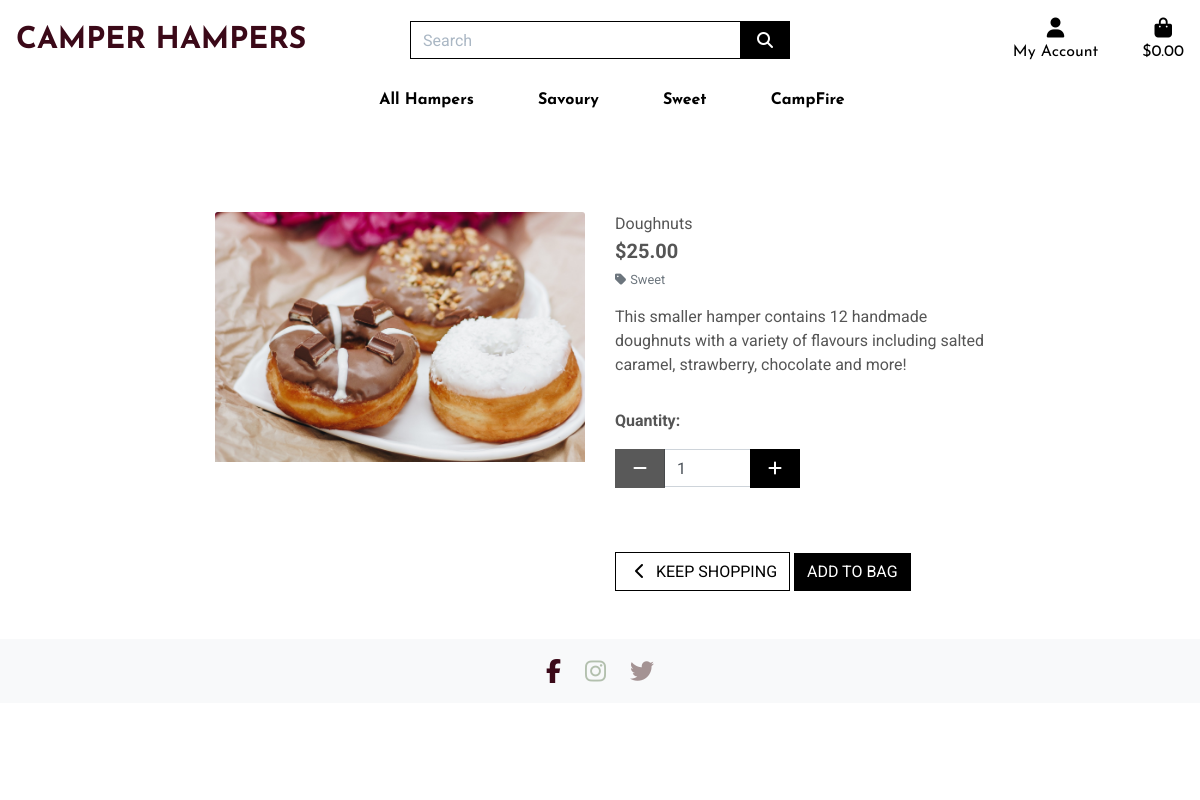
The app's page /products/5/ with its own data.
### products/models.py (models this page shows, shortened)
class Product(models.Model):
    category = models.ForeignKey('Category', null=True, blank=True, on_delete=models.SET_NULL)
    sku = models.CharField(max_length=254, null=True, blank=True)
    name = models.CharField(max_length=254)
    description = models.TextField()
    price = models.DecimalField(max_digits=6, decimal_places=2)
    image_url = models.URLField(max_length=1024, null=True, blank=True)
    image = models.ImageField(null=True, blank=True)

class Category(models.Model):
    class Meta:
        verbose_name_plural = 'Categories'
    name = models.CharField(max_length=254)
    friendly_name = models.CharField(max_length=254, null=True, blank=True)

### products/views.py (the view)
# urls.py: path('<int:product_id>/', views.product_detail, name='product_detail'),
def product_detail(request, product_id):
    product = get_object_or_404(Product, pk=product_id)
    context = {
        'product': product,
    }
    return render(request, 'products/product_detail.html', context)

### bag/contexts.py (called while the page is built, shortened)
def bag_contents(request):
    bag_items = []
    total = 0
    product_count = 0
    bag = request.session.get('bag', {})
    delivery = total * Decimal(settings.STANDARD_DELIVERY_PERCENTAGE / 100)
    grand_total = delivery + total
    context = {
        'bag_items': bag_items,
        'total': total,
        'product_count': product_count,
        'delivery': delivery,
        'grand_total': grand_total,
    }
    return context

### products/templates/products/product_detail.html (shortened to what this page needs)
{% extends "base.html" %}
{% load static %}
{% block page_header %}
    <div class="container header-container">
    </div>
{% endblock %}
{% block content %}
    <div class="overlay"></div>
    <div class="container-fluid">
        <div class="row">
            <div class="col-12 col-md-6 col-lg-4 offset-lg-2">
                <div class="image-container my-5">
                    {% if product.image %}
                        <a href="{{ product.image.url }}" target="_blank">
                            <img class="card-img-top img-fluid" src="{{ product.image.url }}" alt="{{ product.name }}">
                        </a>
                        {% else %}
                        <a href="">
                            <img class="card-img-top img-fluid" src="{{ MEDIA_URL }}noimage.png" alt="{{ product.name }}">
                        </a>
                    {% endif %}
                </div>
            </div>
            <div class="col-12 col-md-6 col-lg-4">
                <div class="product-details-container mb-5 mt-md-5">
                    <p class="mb-0">{{ product.name }}</p>
                    <p class="lead mb-0 text-left font-weight-bold">${{ product.price }}</p>
                    {% if product.category %}
                    <p class="small mt-1 mb-0">
                        <a class="text-muted" href="{% url 'products' %}?category={{ product.category.name }}">
                            <i class="fas fa-tag mr-1"></i>{{ product.category.friendly_name }}
                        </a>
                    </p>
                    {% endif %}
                    <p class="mt-3">{{ product.description }}</p>
                    <form class="form" action="{% url 'add_to_bag' product.id %}" method="POST">
                        <div class="form-row">
                            <div class="col-12">
                                <p class="mt-3"><strong>Quantity:</strong></p>
                                <div class="form-group w-50">
                                    <div class="input-group">
                                        <div class="input-group-prepend">
                                            <button class="decrement-qty btn btn-black rounded-0"
                                                data-item_id="{{ product.id }}" id="decrement-qty_{{ product.id }}">
                                                <span class="icon">
                                                    <i class="fas fa-minus"></i>
                                                </span>
                                            </button>
                                        </div>
                                        <input class="form-control qty_input" type="number"
                                            name="quantity" value="1" min="1" max="99"
                                            data-item_id="{{ product.id }}"
                                            id="id_qty_{{ product.id }}">
                                        <div class="input-group-append">
                                            <button class="increment-qty btn btn-black rounded-0"
                                                data-item_id="{{ product.id }}" id="increment-qty_{{ product.id }}">
                                                <span class="icon">
                                                    <i class="fas fa-plus"></i>
                                                </span>
                                            </button>
                                        </div>
                                    </div>
                                </div>
                            </div>
                            <div class="col{% if s %}-12 mt-2{% endif %}">
                                <a href="{% url 'products' %}" class="btn btn-outline-black rounded-0 mt-5">
                                    <span class="icon">
                                        <i class="fas fa-chevron-left"></i>
                                    </span>
                                    <span class="text-uppercase">Keep Shopping</span>
                                </a>
                                <input type="submit" class="btn btn-black rounded-0 text-uppercase mt-5" value="Add to Bag">
                            </div>
                        </div>
                    </form>
                </div>
            </div>
        </div>
    </div>
{% endblock %}

### static/css/base.css (style rules this page uses)
html { height: 100%; }
body { background-size: cover; height: calc(100vh - 164px); color: #555; font-family: 'Roboto'; }
.icon { align-items: center; display: inline-flex; justify-content: center; height: 1.5rem; width: 1.5rem; }
@media (min-width: 992px) { .header-container { padding-top: 164px; } }
.btn-black { background: black; color: white; }
.btn-outline-black { background: white; color: black !important; border: 1px solid black; }
.overlay { height: 100%; width: 100%; top: 0; left: 0; position: fixed; background: white; z-index: -1; }
@media (min-width: 1200px) { .container { max-width: 80%; } }

### records on screen
Product: image (picture), name "Doughnuts", price "25.00", category.friendly_name "Sweet", description "This smaller hamper contains 12 handmade doughnuts with a variety of flavours including salted caramel, strawberry, chocolate and more!"
